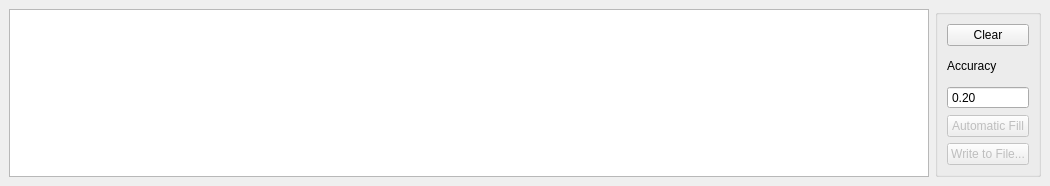
<?xml version="1.0" encoding="UTF-8"?>
<ui version="4.0">
 <class>DockWidget_MassTabViewer</class>
 <widget class="QDockWidget" name="DockWidget_MassTabViewer">
  <property name="geometry">
   <rect>
    <x>0</x>
    <y>0</y>
    <width>1050</width>
    <height>186</height>
   </rect>
  </property>
  <property name="minimumSize">
   <size>
    <width>1050</width>
    <height>186</height>
   </size>
  </property>
  <property name="maximumSize">
   <size>
    <width>1050</width>
    <height>400</height>
   </size>
  </property>
  <property name="features">
   <set>QDockWidget::DockWidgetFloatable|QDockWidget::DockWidgetMovable</set>
  </property>
  <property name="allowedAreas">
   <set>Qt::BottomDockWidgetArea|Qt::TopDockWidgetArea</set>
  </property>
  <property name="windowTitle">
   <string>MassTab Viewer</string>
  </property>
  <widget class="QWidget" name="dockWidgetContents">
   <layout class="QHBoxLayout" name="horizontalLayout">
    <item>
     <widget class="QPlainTextEdit" name="plainTextEdit_Viewer">
      <property name="styleSheet">
       <string notr="true">font: 8pt &quot;Courier&quot;;</string>
      </property>
      <property name="horizontalScrollBarPolicy">
       <enum>Qt::ScrollBarAsNeeded</enum>
      </property>
      <property name="lineWrapMode">
       <enum>QPlainTextEdit::NoWrap</enum>
      </property>
     </widget>
    </item>
    <item>
     <widget class="QGroupBox" name="groupBox">
      <property name="title">
       <string/>
      </property>
      <layout class="QVBoxLayout" name="verticalLayout">
       <item>
        <widget class="QPushButton" name="pushButton_Clear">
         <property name="text">
          <string>Clear</string>
         </property>
        </widget>
       </item>
       <item>
        <widget class="QLabel" name="label_Accuracy">
         <property name="text">
          <string>Accuracy</string>
         </property>
        </widget>
       </item>
       <item>
        <widget class="QDoubleSpinBox" name="doubleSpinBox_Accuracy">
         <property name="layoutDirection">
          <enum>Qt::LeftToRight</enum>
         </property>
         <property name="locale">
          <locale language="English" country="UnitedStates"/>
         </property>
         <property name="buttonSymbols">
          <enum>QAbstractSpinBox::NoButtons</enum>
         </property>
         <property name="maximum">
          <double>1.000000000000000</double>
         </property>
         <property name="singleStep">
          <double>0.100000000000000</double>
         </property>
         <property name="value">
          <double>0.200000000000000</double>
         </property>
        </widget>
       </item>
       <item>
        <widget class="QPushButton" name="pushButton_Automatic">
         <property name="enabled">
          <bool>false</bool>
         </property>
         <property name="text">
          <string>Automatic Fill</string>
         </property>
        </widget>
       </item>
       <item>
        <widget class="QPushButton" name="pushButton_Write">
         <property name="enabled">
          <bool>false</bool>
         </property>
         <property name="text">
          <string>Write to File...</string>
         </property>
        </widget>
       </item>
      </layout>
     </widget>
    </item>
   </layout>
  </widget>
 </widget>
 <resources/>
 <connections/>
</ui>
